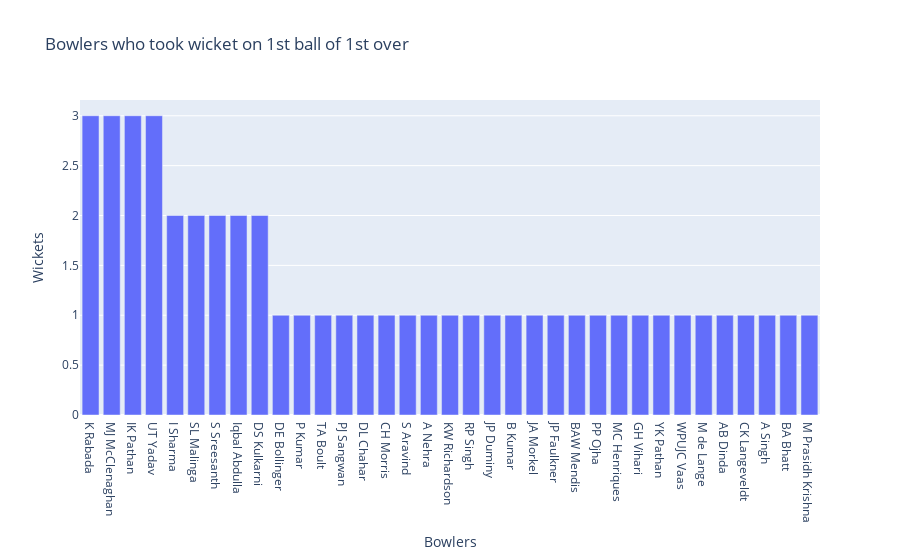

Notebook code for this chart:
### Code cell
import plotly.express as px
fig = px.bar(data, x=x, y=y, title='Bowlers who took wicket on 1st ball of 1st over',
             labels={"x": "Bowlers",
                     "y": "Wickets"
                 })
fig.show()

### Figure 1 — Plotly figure (JSON) as saved in the notebook; plotly's stock layout.template omitted (floating-point values rounded to 4 significant figures)
{"data": [{"alignmentgroup": "True", "hovertemplate": "Bowlers=%{x}<br>Wickets=%{y}<extra></extra>", "legendgroup": "", "marker": {"color": "#636efa", "pattern": {"shape": ""}}, "name": "", "offsetgroup": "", "orientation": "v", "showlegend": false, "textposition": "auto", "type": "bar", "x": ["K Rabada", "MJ McClenaghan", "IK Pathan", "UT Yadav", "I Sharma", "SL Malinga", "S Sreesanth", "Iqbal Abdulla", "DS Kulkarni", "DE Bollinger", "P Kumar", "TA Boult", "PJ Sangwan", "DL Chahar", "CH Morris", "S Aravind", "A Nehra", "KW Richardson", "RP Singh", "JP Duminy", "B Kumar", "JA Morkel", "JP Faulkner", "BAW Mendis", "PP Ojha", "MC Henriques", "GH Vihari", "YK Pathan", "WPUJC Vaas", "M de Lange", "AB Dinda", "CK Langeveldt", "A Singh", "BA Bhatt", "M Prasidh Krishna"], "xaxis": "x", "y": [3, 3, 3, 3, 2, 2, 2, 2, 2, 1, 1, 1, 1, 1, 1, 1, 1, 1, 1, 1, 1, 1, 1, 1, 1, 1, 1, 1, 1, 1, 1, 1, 1, 1, 1], "yaxis": "y"}], "layout": {"barmode": "relative", "legend": {"tracegroupgap": 0}, "title": {"text": "Bowlers who took wicket on 1st ball of 1st over"}, "xaxis": {"anchor": "y", "domain": [0, 1], "title": {"text": "Bowlers"}}, "yaxis": {"anchor": "x", "domain": [0, 1], "title": {"text": "Wickets"}}}}
